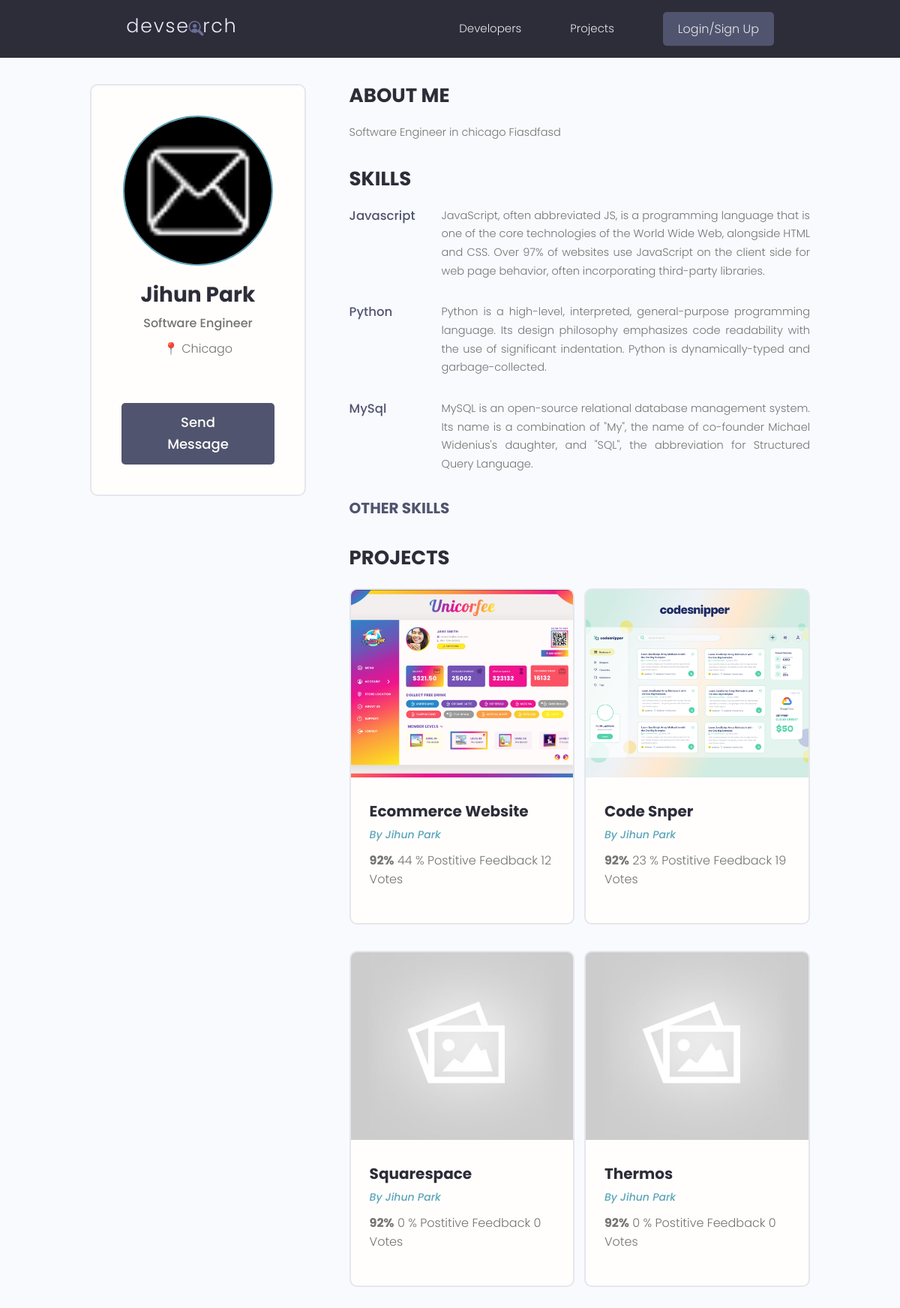
Page /userProfile/069475f7-2ca5-4a26-8c20-1ffddb376300 on the committed database.
### users/models.py (models this page shows, shortened)
class Profile(models.Model):
    user = models.OneToOneField(User, on_delete=models.CASCADE, null=True, blank=True)
    name = models.CharField(max_length=200, blank=True, null=True)
    email = models.EmailField(max_length=500, blank=True, null=True)
    username = models.CharField(max_length=200, blank=True, null=True)
    location = models.CharField(max_length=200, blank=True, null=True)
    short_intro = models.CharField(max_length=200, blank=True, null=True)
    bio = models.TextField(blank=True, null=True)
    profile_image = models.ImageField(null=True, blank=True, upload_to='profiles/', default="profiles/user-default.png")
    social_github = models.CharField(max_length=200, blank=True, null=True)
    social_twitter = models.CharField(max_length=200, blank=True, null=True)
    social_linkedin = models.CharField(max_length=200, blank=True, null=True)
    social_youtube= models.CharField(max_length=200, blank=True, null=True)
    social_website = models.CharField(max_length=200, blank=True, null=True)
    created = models.DateTimeField(auto_now_add=True)
    id = models.UUIDField(default=uuid.uuid4, unique=True, primary_key=True, editable=False)

class Skill(models.Model):
    owner = models.ForeignKey(Profile, on_delete=models.CASCADE, null=True, blank=True)
    name = models.CharField(max_length=200, blank=True, null=True)
    description = models.TextField(null=True, blank=True)
    created = models.DateTimeField(auto_now_add=True)
    id = models.UUIDField(default=uuid.uuid4, unique=True, primary_key=True, editable=False)

### apps/models.py (models this page shows, shortened)
class Project(models.Model):
    owner = models.ForeignKey(Profile, null=True, blank=True, on_delete=models.SET_NULL)
    title = models.CharField(max_length=200)
    description = models.TextField(null=True, blank=True)
    featured_image = models.ImageField(null=True, blank=True, default="default.jpg")
    demo_link = models.CharField(max_length=2000, blank=True)
    source_link = models.CharField(max_length=2000, null=True, blank=True)
    tags = models.ManyToManyField("Tag", blank=True) #many to many relationship with tags
    vote_total = models.IntegerField(default=0, null=True, blank=True)
    vote_ratio = models.IntegerField(default=0, null=True, blank=True)
    created = models.DateTimeField(auto_now_add=True)
    id = models.UUIDField(default=uuid.uuid4, unique=True, primary_key=True, editable=False)
    class Meta:
        ordering = ["created"] #orders by created date

### users/views.py (the view)
# urls.py: path("userProfile/<str:pk>", views.userProfile, name="userProfile"),
def userProfile(request, pk):
    userProfile = Profile.objects.get(id=pk)
    topSkills = userProfile.skill_set.exclude(description__exact="")
    otherSkills = userProfile.skill_set.filter(description="")
    context = {
        "userProfile": userProfile,
        "topSkills": topSkills,
        "otherSkills": otherSkills
    }
    return render(request, "users/userProfile.html", context)

### users/templates/users/userProfile.html (shortened to what this page needs)
<!DOCTYPE html>
<html lang="en">
<head>
</head>
<body>
    {% extends 'main.html' %}
    {% block content %}
      <main class="profile my-md">
        <div class="container">
          <div class="layout">
            <div class="column column--1of3">
              <div class="card text-center">
                <div class="card__body dev">
                  <img class="avatar avatar--xl" src="{{ userProfile.profile_image.url }}"/>
                  <h2 class="dev__name">{{userProfile.name}}</h2>
                  <p class="dev__title">{{userProfile.short_intro}}</p>
                  <p class="dev__location">📍 {{userProfile.location}}</p>
                  <a href="#" class="btn btn--sub btn--lg">Send Message </a>
                </div>
              </div>
            </div>
            <div class="column column--2of3">
              <div class="devInfo">
                <h3 class="devInfo__title">About Me</h3>
                <p class="devInfo__about">{{userProfile.bio}}</p>
              </div>
              <div class="devInfo">
                <h3 class="devInfo__title">Skills</h3>
                <div class="devInfo__skills">
                  {% for skill in topSkills %}
                  <div class="devSkill">
                    <h4 class="devSkill__title">{{skill.name}}</h4>
                    <p class="devSkill__info">{{skill.description}}</p>
                  </div>
                  {% endfor %}
                  <h3 class="devInfo__subtitle">Other Skills</h3>
                </div>
              </div>
              <div class="devInfo">
                <h3 class="devInfo__title">Projects</h3>
                <div class="grid grid--two">
                  {% for project in userProfile.project_set.all %}
                  <div class="column">
                    <div class="card project">
                      <a href="{% url 'display' project.id %}" class="project">
                        <img class="project__thumbnail" src="{{project.featured_image.url}}" alt="project thumbnail" />
                        <div class="card__body">
                          <h3 class="project__title">{{project.title}}</h3>
                          <p><a class="project__author" href="{% url 'userProfile' project.owner.id %}">By {{project.owner.name}}</a></p>
                          <p class="project--rating">
                            <span style="font-weight: bold;">92%</span> {{project.vote_ratio}} %</span> Postitive
                            Feedback {{project.vote_total}} Vote{{project.vote_total|pluralize:"s"}}
                          </p>
                        </div>
                      </a>
                    </div>
                  </div>
                  {% endfor %}
                </div>
              </div>
            </div>
          </div>
        </div>
      </main>
    {% endblock %}

### static/styles/app.css (style rules this page uses)
:root { --color-sub: #2d2d39; }
.btn--sub { background-color: var(--color-sub-light); }
.card { border: 2px solid var(--color-light); }
img { width: 100%; }
.profile .card > .dev { padding: 4rem; }
.dev__name { color: var(--color-sub); font-size: 2.8rem; font-weight: 700; margin-top: 1rem; margin-bottom: 0.5rem; }
.dev__title { font-size: 1.6rem; font-weight: 500; line-height: 1.3; }
.dev__location { margin-top: 1rem; }
.devInfo { margin-bottom: 3rem; }
.devInfo__title, .devInfo__subtitle { font-size: 2.6rem; color: var(--color-sub); text-transform: uppercase; font-weight: 700; margin-bottom: 1.5rem; }
.devInfo__subtitle { font-size: 2rem; color: var(--color-sub-light); }
.devInfo__about, .devSkill__info { font-size: 1.45rem; line-height: 1.7; text-align: justify; }
.devSkill { margin-bottom: 3rem; }
.devSkill__title { font-size: 1.65rem; font-weight: 500; color: var(--color-sub-light); }
@media screen and (min-width: 700px) { .devSkill { display: flex; justify-content: space-between; gap: 3rem; } }
@media screen and (min-width: 700px) { .devSkill__info { flex-basis: 80%; } }
.project__author { font-size: 1.4rem; font-style: italic; }
.project--rating { margin-bottom: 1.6em; margin-top: .5em; }
.project__thumbnail { height: 25rem; object-fit: cover; object-position: top center; }
.project__title { font-size: 2rem; font-weight: 700; color: var(--color-sub); }

### static/uikit/styles/modules/_variables.css (style rules this page uses)
:root { --color-main: #5aa5b9; --color-main-light: #e6faff; --color-sub: #3f4156; --color-sub-light: #51546e; --color-sub-lighter: #ededfd; --color-text: #737373; --color-gray: #8b8b8b; --color-light: #e5e7eb; --color-light-gray: #767676; --color-bg: #f8fafd; --color-white: #fffefd; --color-white-light: #f3f3f3; --color-success: #359e64; --color-success-bg: #def8e8; --color-error: #fc4b0b; --color-error-bg: #fff2ee; --font-base: 'Poppins', arial, helvetica, 'Segoe UI', roboto, ubuntu, sans-serif; --font-monospace: 'Fira Code', 'Courier New', courier, monospace; --font-regular: 300; --font-medium: 500; --font-bold: 700; --generic-shadow: 1px 1px 5px #00000010; --generic-transition: all 0.3s ease-in-out; }

### static/uikit/styles/modules/_base.css (style rules this page uses)
* { margin: 0; padding: 0; box-sizing: border-box; text-rendering: optimizeLegibility; color: inherit; font-size: inherit; }
html { font-size: 50%; }
@media only screen and (min-width: 480px) { html { font-size: 56.25%; } }
@media only screen and (min-width: 1200px) { html { font-size: 62.5%; } }
body { line-height: 1.6; font-weight: 400; font-size: 1.5rem; color: var(--color-text); background-color: var(--color-bg); min-height: 100vh; }

### static/uikit/styles/modules/_typography.css (style rules this page uses)
* { font-family: var(--font-base); }
h2 { font-size: 3.6rem; font-weight: var(--font-bold); }
h3 { font-size: 3.2rem; font-weight: var(--font-medium); }
h4 { font-size: 2.8rem; font-weight: var(--font-medium); }
p, span, strong { font-size: 1.6rem; color: var(--color-text); font-weight: var(--font-regular); }
a { padding-bottom: 2px; text-decoration: none; display: inline-block; color: var(--color-main); font-weight: var(--font-medium); }

### static/uikit/styles/modules/_utilities.css (style rules this page uses)
.container { width: 92%; max-width: 165rem; margin: 0 auto; box-sizing: border-box; }
@media screen and (min-width: 1000px) { .container { width: 90%; } }
@media screen and (min-width: 1200px) { .container { width: 80%; } }
.text-center { text-align: center; }
.my-md { margin: 3rem auto; }

### static/uikit/styles/modules/_avatar.css (style rules this page uses)
.avatar { border-radius: 50%; border: 2px solid var(--color-main); object-fit: cover; }
.avatar--xl { height: 20rem; width: 20rem; }

### static/uikit/styles/modules/_button.css (style rules this page uses)
.btn { display: inline-block; position: relative; cursor: pointer; background-color: var(--color-light); font-weight: var(--font-medium); color: var(--color-sub); text-decoration: none; padding: 1rem 2rem; border-radius: 0.5rem; border: none; width: -webkit-fit-content; width: -moz-fit-content; width: fit-content; height: -webkit-fit-content; height: -moz-fit-content; height: fit-content; font-size: 1.6rem; outline-width: 0; outline-color: transparent; -webkit-backface-visibility: hidden; backface-visibility: hidden; transition: all 0.3s ease-in-out; }
.btn--sub { background-color: var(--color-sub); color: var(--color-white); }
.btn--lg { font-size: 1.8rem; padding: 1.2rem 4.5rem; }

### static/uikit/styles/modules/_card.css (style rules this page uses)
.card { border-radius: 1rem; background-color: var(--color-white); border: 1.5px solid var(--color-light); width: auto; height: auto; margin-top: 0.5rem; margin-bottom: 0.5rem; overflow: hidden; }
.card__body, .card__header { padding: 2rem 2.5rem; }

### rows in the picture
Profile: profile_image (picture), name "Jihun Park", short_intro "Software Engineer", location "Chicago", bio "Software Engineer in chicago Fiasdfasd"
Skill: name "Javascript", description "JavaScript, often abbreviated JS, is a programming language that is one of the core technologies of the World Wide Web, alongside HTML and CSS. Over 97% of websites use JavaScript on the client side for web page behavior, often incorporating third-party libraries."
Skill: name "Python", description "Python is a high-level, interpreted, general-purpose programming language. Its design philosophy emphasizes code readability with the use of significant indentation. Python is dynamically-typed and garbage-collected."
Skill: name "MySql", description "MySQL is an open-source relational database management system. Its name is a combination of \"My\", the name of co-founder Michael Widenius's daughter, and \"SQL\", the abbreviation for Structured Query Language."
Project: featured_image (picture), title "Ecommerce Website", owner.name "Jihun Park", vote_ratio "44", vote_total "12"
Project: featured_image (picture), title "Code Snper", owner.name "Jihun Park", vote_ratio "23", vote_total "19"
Project: featured_image (placeholder picture), title "Squarespace", owner.name "Jihun Park", vote_ratio "0", vote_total "0"
Project: featured_image (placeholder picture), title "Thermos", owner.name "Jihun Park", vote_ratio "0", vote_total "0"
